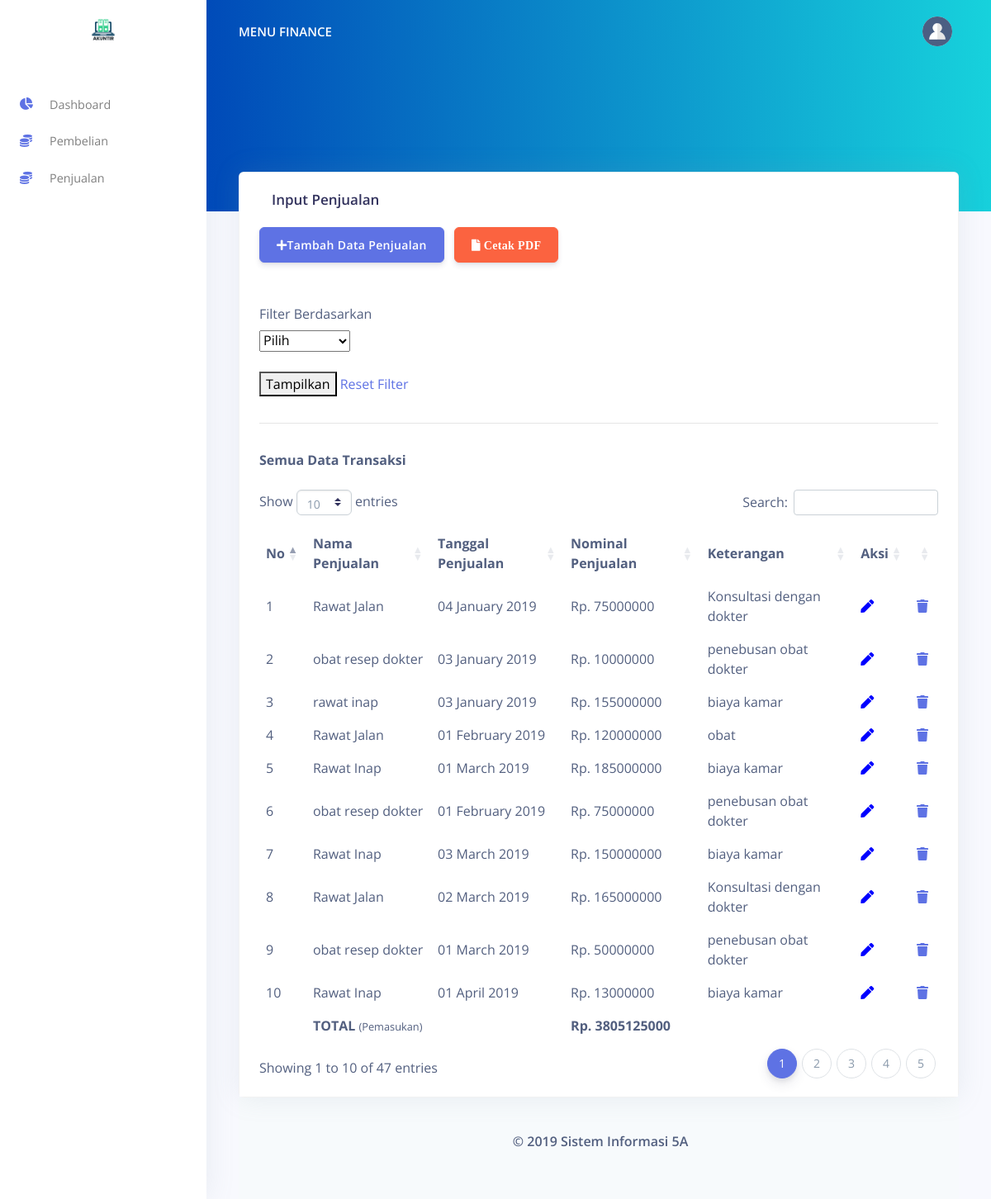
Page /index.php/kasir/penjualan on the committed database.
### tables this page shows
CREATE TABLE `tb_penjualan` (
  `penjualan_id` int(50) NOT NULL,
  `nama_transaksi` varchar(100) NOT NULL,
  `tgl_transaksi` date NOT NULL,
  `nominal_transaksi` int(100) NOT NULL,
  `keterangan` varchar(100) NOT NULL
);

### application/controllers/kasir/Penjualan.php (called while the page is built, shortened)
<?php
class Penjualan extends CI_Controller {
    public function __construct()
    {
        $this->load->helper('url');
        $this->load->model("Penjualan_model");
        $this->load->library('form_validation');
    }
public function index(){
    $data["penjualan"] = $this->Penjualan_model->tampil_data()->result();
$data['total_penjualan'] = $this->Penjualan_model->hitungJumlah();
     if(isset($_GET['filter']) && ! empty($_GET['filter'])){
            $filter = $_GET['filter'];
            if($filter == '1'){
                $tgl_transaksi = $_GET['tanggal'];
                $ket = 'Data Transaksi Tanggal '.date('d-m-y', strtotime($tgl_transaksi));
                $url_cetak = 'kasir/penjualan/cetak?filter=1&tahun='.$tgl_transaksi;
                $transaksi = $this->Penjualan_model->view_by_date($tgl_transaksi);
            }else if($filter == '2'){
                $bulan = $_GET['bulan'];
                $tahun = $_GET['tahun'];
                $nama_bulan = array('', 'Januari','Februari','Maret','April','Mei','Juni','Juli','Agustus','September','Oktober','November','Desember');
                $ket = 'Data Transaksi Bulan '.$nama_bulan[$bulan].' '.$tahun;
                $url_cetak = 'kasir/penjualan/cetak?filter=2&bulan='.$bulan.'&tahun='.$tahun;
                $transaksi = $this->Penjualan_model->view_by_month($bulan, $tahun);
            }else{
                $tahun = $_GET['tahun'];
                $ket = 'Data Transaksi Tahun '.$tahun;
                $url_cetak = 'kasir/penjualan/cetak?filter=3&tahun='.$tahun;
                $transaksi = $this->Penjualan_model->view_by_year($tahun);
            }
        }else{
            $ket = 'Semua Data Transaksi';
            $url_cetak = 'kasir/penjualan/cetak';
            $transaksi = $this->Penjualan_model->view_all();
        }
    $data['ket'] = $ket;
    $data['url_cetak'] = base_url('index.php/'.$url_cetak);
    $data['transaksi'] = $transaksi;
        $data['option_tahun'] = $this->Penjualan_model->option_tahun();
    $this->load->view("template_kasir/header.php");
    $this->load->view("kasir/penjualan.php", $data);
    $this->load->view("template_kasir/footer.php");
}
}

### index.php (called while the page is built, shortened)
<?php
require_once BASEPATH.'core/CodeIgniter.php';

### application/models/Penjualan_model.php (called while the page is built, shortened)
<?php
class Penjualan_model extends CI_Model
{
   public function tampil_data()
   {
       return $this->db->get('tb_penjualan') ;
   }
    public function option_tahun(){
        $this->db->select('YEAR(tgl_transaksi) AS tahun');
        $this->db->from('tb_penjualan');
        $this->db->order_by('YEAR(tgl_transaksi)');
        $this->db->group_by('YEAR(tgl_transaksi)');
        return $this->db->get()->result();
    }
public function hitungJumlah()
{
   $this->db->select_sum('nominal_transaksi');
   $query = $this->db->get('tb_penjualan');
   if($query->num_rows()>0)
   {
     return $query->row()->nominal_transaksi;
   }
   else
   {
     return 0;
   }
}
}

### application/views/kasir/penjualan.php (the view, shortened to what this page needs)
 <div class="main-content">
    <nav class="navbar navbar-top navbar-expand-md navbar-dark" id="navbar-main">
      <div class="container-fluid">
        <a class="h4 mb-0 text-white text-uppercase d-none d-lg-inline-block" href="./index.html">Menu Finance</a>
        <ul class="navbar-nav align-items-center d-none d-md-flex">
          <li class="nav-item dropdown">
            <a class="nav-link pr-0" href="#" role="button" data-toggle="dropdown" aria-haspopup="true" aria-expanded="false">
              <div class="media align-items-center">
                <span class="avatar avatar-sm rounded-circle">
                  <img alt="Image placeholder" src="<?= base_url('asset/images/theme/team-4-800x800.jpg') ?>">
                </span>
              </div>
            </a>
          </li>
        </ul>
      </div>
    </nav>
    <div class="header bg-gradient-primary pb-8 pt-5 pt-md-8">
    </div>
    <div class="container-fluid mt--7">
      <div class="row mt-5">
        <div class="col mb-5 mb-xl-0">
          <div class="card shadow">
            <div class="card-header border-0">
                <div class="col">
                  <h3 class="mb-0">Input Penjualan</h3>
                </div>
                <button class="btn btn-primary" data-toggle="modal" data-target="#exampleModal" onClick="refresh()" style="margin-bottom: 50px; margin-top: 20px">
                  <i class="fa fa-plus"></i>Tambah Data Penjualan</button>
                    <a class="btn btn-warning" href="<?php echo $url_cetak; ?>" style="margin-bottom: 50px; margin-top: 20px" ><i class="fa fa-file"> Cetak PDF</i></a>
<form method="get" action="">
        <label>Filter Berdasarkan</label><br>
        <select name="filter" id="filter">
            <option value="">Pilih</option>
        </select>
        <br /><br />
        <button type="submit">Tampilkan</button>
        <a href="<?= base_url("index.php/kasir/penjualan"); ?>">Reset Filter</a>
    </form>
    <hr />
    <b><?php echo $ket; ?></b><br /><br />
  <table id="myTable" align="center">
  <thead>
    <tr>
    <th scope="col">No</th>
      <th scope="col">Nama Penjualan</th>
      <th scope="col">Tanggal Penjualan</th>
      <th scope="col">Nominal Penjualan</th>
      <th scope="col">Keterangan</th>
      <th scope="col">Aksi</th>
      <th></th>
    </tr>
  </thead>
  <tbody>
  <?php
  $no = 1;
  foreach ($penjualan as $trs) :
  ?>
  <tr>
      <td><?php echo $no++ ?></td>
      <td><?php echo $trs->nama_transaksi ?></td>
      <td><?=date('d F Y', strtotime($trs->tgl_transaksi)); ?></td>
      <td>Rp. <?php echo $trs->nominal_transaksi ?></td>
      <td><?php echo $trs->keterangan ?></td>
      <td style="cursor: pointer;" onClick="select_data_penjualan(
        '<?=$trs->penjualan_id ?>',
        '<?=$trs->nama_transaksi ?>',
        '<?=$trs->tgl_transaksi ?>',
        '<?=$trs->nominal_transaksi ?>',
        '<?=$trs->keterangan ?>'
      )" data-toggle="modal" data-target="#exampleModal"><i class="fa fa-pen" style="color:blue"></i></td>
      <td><a href="<?php echo base_url("index.php/kasir/Penjualan/hapus/".$trs->penjualan_id)?>"><i class="fa fa-trash"></i></a></td>
    </tr>
    <?php endforeach ;?>
    <thead>
    <tr>
       <th scope="col"></th>
      <th colspan="2" scope="col">TOTAL <small>(Pemasukan)</small></th>
      <td ><strong>Rp. <?php echo $total_penjualan ?></strong></td>
      <th scope="col"></th>
        <th scope="col"></th>
          <th scope="col"></th>
    </tr>
  </thead>
  </tbody>
</table>
      </div>
    </div>
</body>
</html>

### application/views/template_kasir/header.php (shortened to what this page needs)
<!DOCTYPE html>
<html>
<!DOCTYPE html>
<html>
<head>
  <link href="https://cdn.datatables.net/1.10.20/css/dataTables.bootstrap4.min.css" rel="stylesheet">
  <link rel="stylesheet"  href="https://cdnjs.cloudflare.com/ajax/libs/twitter-bootstrap/4.1.3/css/bootstrap.css">
  <link href="<?= base_url('asset/vendor/nucleo/css/nucleo.css') ?>" rel="stylesheet">
  <link href="<?= base_url('asset/vendor/@fortawesome/fontawesome-free/css/all.min.css') ?>" rel="stylesheet">
  <link type="text/css" href="<?= base_url('asset/css/argon.css?v=1.0.0') ?>" rel="stylesheet">
   <link rel="stylesheet" href="<?= base_url('asset/vendor/jquery-ui/jquery-ui.min.css'); ?>" />
</head>
<nav class="navbar navbar-vertical fixed-left navbar-expand-md navbar-light bg-white" id="sidenav-main">
    <div class="container-fluid">
      <a class="navbar-brand pt-0" href="./index.html">
        <img src="<?= base_url('asset/images/brand/Logo_akuntir.png') ?>" class="navbar-brand-img" alt="...">
      </a>
      <div class="collapse navbar-collapse" id="sidenav-collapse-main">
        <ul class="navbar-nav">
          <li class="nav-item">
            <a class="nav-link" href="<?= site_url('kasir/dashboard') ?>">
            <i class="fas fa-chart-pie text-primary"></i>  Dashboard
            </a>
          </li>
          <li class="nav-item">
            <a class="nav-link" href="<?= site_url('kasir/transaksi') ?>">
            <i class="fas fa-coins text-primary"  ></i> Pembelian
            </a>
          </li>
          <li class="nav-item">
            <a class="nav-link" href="<?= site_url('kasir/penjualan') ?>">
            <i class="fas fa-coins text-primary"  ></i> Penjualan
            </a>
          </li>
        </ul>
      </div>
    </div>
  </nav>

### application/views/template_kasir/footer.php (shortened to what this page needs)
<footer class="footer">
               <p class="font-weight-bold ml-1" target="_blank" align="center">&copy; 2019 Sistem Informasi 5A</p>
      </footer>
</body>
</html>

### application/views/template_kasir/header.php (style rules this page uses)
table { border-collapse: collapse; width: 100%; }
th, td { text-align: left; padding: 8px; }
tr:nth-child(even) { background-color: #f2f2f2; }

### rows in the picture
tb_penjualan: nama_transaksi "Rawat Jalan", tgl_transaksi "04 January 2019", nominal_transaksi "75000000", keterangan "Konsultasi dengan dokter"
tb_penjualan: nama_transaksi "obat resep dokter", tgl_transaksi "03 January 2019", nominal_transaksi "10000000", keterangan "penebusan obat dokter"
tb_penjualan: nama_transaksi "rawat inap", tgl_transaksi "03 January 2019", nominal_transaksi "155000000", keterangan "biaya kamar"
tb_penjualan: nama_transaksi "Rawat Jalan", tgl_transaksi "01 February 2019", nominal_transaksi "120000000", keterangan "obat"
tb_penjualan: nama_transaksi "Rawat Inap", tgl_transaksi "01 March 2019", nominal_transaksi "185000000", keterangan "biaya kamar"
tb_penjualan: nama_transaksi "obat resep dokter", tgl_transaksi "01 February 2019", nominal_transaksi "75000000", keterangan "penebusan obat dokter"
tb_penjualan: nama_transaksi "Rawat Inap", tgl_transaksi "03 March 2019", nominal_transaksi "150000000", keterangan "biaya kamar"
tb_penjualan: nama_transaksi "Rawat Jalan", tgl_transaksi "02 March 2019", nominal_transaksi "165000000", keterangan "Konsultasi dengan dokter"
tb_penjualan: nama_transaksi "obat resep dokter", tgl_transaksi "01 March 2019", nominal_transaksi "50000000", keterangan "penebusan obat dokter"
tb_penjualan: nama_transaksi "Rawat Inap", tgl_transaksi "01 April 2019", nominal_transaksi "13000000", keterangan "biaya kamar"

### other values in the picture
$ket "Semua Data Transaksi"
$total_penjualan "3805125000"
